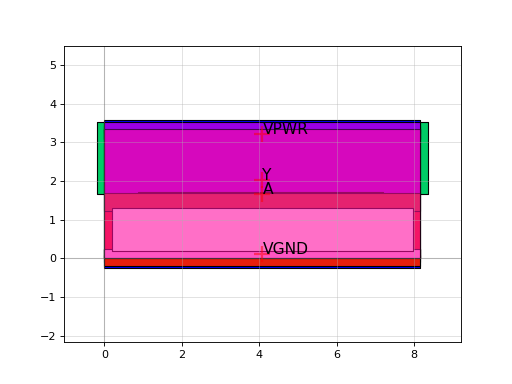

Here is the Python script that generated this plot:
import sky130

c = sky130.components.sky130_fd_sc_hs__inv_16()
c.plot()
